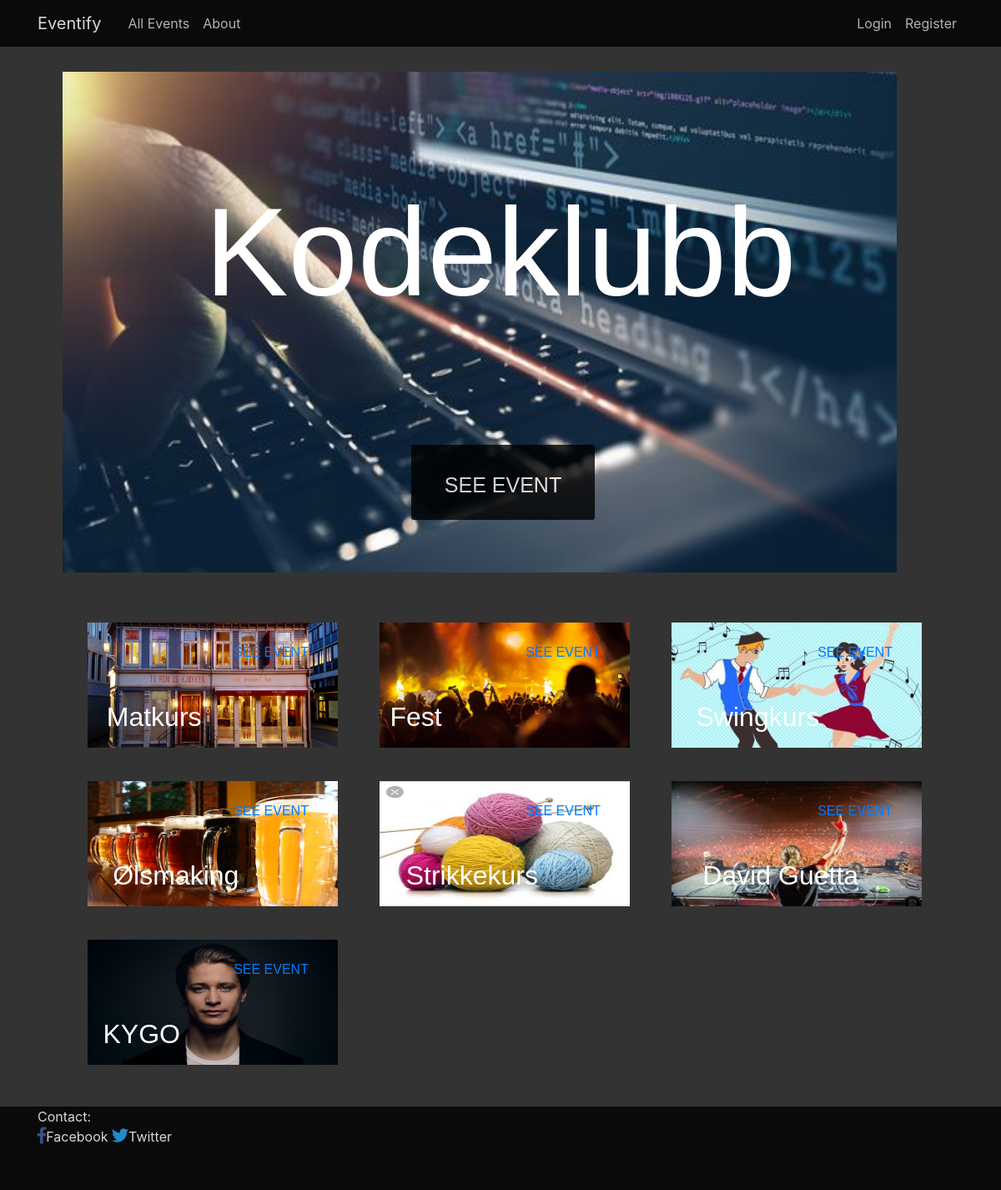
The page / on the database its author committed.
### event/models.py (models this page shows, shortened)
class Post(models.Model):
    title = models.CharField(max_length=100)
    date_posted = models.DateTimeField(default=timezone.now)
    author = models.ForeignKey(User, on_delete=models.CASCADE, null=True)
    co_authors = models.ManyToManyField(User, related_name='co_authors')
    attendees = models.ManyToManyField(User, related_name='attendees')
    waiting_list = models.ManyToManyField(User, related_name='waiting_list')
    start_date = models.DateTimeField(null=True, blank=True)
    end_date = models.DateTimeField(null=True, blank=True)
    attendance_limit = models.IntegerField(null=True, default=10000, blank=True)
    waiting_list_limit = models.IntegerField(null=True, default=0, blank=True)
    location = models.CharField(max_length=100, null=True)
    content = models.TextField()
    image = models.ImageField(default="default_event.jpg", upload_to="event_images", blank=True)
    is_private = models.BooleanField(default=False)
    invited = models.ManyToManyField(User, related_name="invited")
    class Meta:
       ordering = ['start_date']

### event/views.py (the view)
# urls.py: path('', EventListView.as_view(), name='event-home'),
class EventListView(ListView):  #Denne gjør at events vises på home i rekkefølge fra nyeste til eldste
    model = Post
    template_name = 'event/home.html' #<app>/<model>_<viewtype>.html
    context_object_name = 'events'
    ordering = ['-date_posted']
    def get_queryset(self):
        return Post.objects.filter(is_private=False).order_by('-date_posted')

### event/templates/event/home.html (shortened to what this page needs)
{% extends "event/base.html" %}
{% block content %}
<div class = "flex-container">
 {% for event in events %}
    {% if event == events.first %}
        <a href="{% url 'event-detail' event.id %}">
         <div class="backgroundimg" >
                <img src="{{ event.image.url }}" width="1000px" height="600px">
                <div class="overlay-text">
                    <p>{{ event.title }}</p>
                </div>
             <div class="overlay-text-ticket">
                {% if user.is_authenticated %}
                    {% if event.author == user or user in event.co_authors.all %}
                        <a href="{% url 'event-detail' event.id %}" type="submit"> <button class="button_header">EDIT EVENT</button></a>
                    {% else %}
                        <a href="{% url 'event-detail' event.id %}" type="submit"> <button class="button_header">JOIN EVENT</button></a>
                    {% endif %}
                {% else  %}
                    <a href="{% url 'event-detail' event.id %}" type="submit"> <button class="button_header">SEE EVENT</button></a>
                {% endif %}
            </div>
            </div>
        </a>
    {% else %}
        <article class="media content-section-event" >
            <div class="media-body-home">
                <a href="{% url 'event-detail' event.id %}"> <img src="{{ event.image.url }}" alt="" width="300px" height="150px" ></a>
                    <div class="overlay-text-event">
                <h2><a class="article-title" href="{% url 'event-detail' event.id %}" style="color:white;">{{ event.title }}</a></h2>
                    </div>
                <div class="overlay-text-ticket">
                        {% if user.is_authenticated %}
                             {% if event.author == user or user in event.co_authors.all %}
                                <a class="btn btn-see" href="{% url 'event-detail' event.id %}" type="submit"> EDIT EVENT</a>
                            {% else %}
                                <a class="btn btn-see" href="{% url 'event-detail' event.id %}" type="submit">JOIN EVENT</a>
                            {% endif %}
                        {% else  %}
                            <a class="btn join-see" href="{% url 'event-detail' events.first.id %}" type="submit">SEE EVENT</a>
                        {% endif %}
                </div>
            </div>
        </article>
    {% endif %}
    {% endfor %}
       </div>
{% endblock content %}

### event/static/event/main.css (style rules this page uses)
body { background: #fafafa; color: #333333; background-color: #333333; margin-top: 3.5rem; margin-outside: 0px; height: 100vh; }
h1, h2, h3, h4, h5, h6 { color: #444444; }
.button_header { position: absolute; top: 30%; left: 50%; transform: translate(190%, -170%); color: white; background: black; font-palette: dark; font: 25px comfortaa, sans-serif; width: 220px; height: 90px; border: none; text-align: center; padding-top: 8px; border-radius: 3px; opacity: .8; }
.content-section-event { padding: 10px 20px; width: 350px; }
.flex-container { display: flex; flex-flow: wrap; justify-content: space-between; padding: 30px; width: 100%; }
.backgroundimg { background-size: cover; background-position: center center; background-repeat: no-repeat; height: 80vh; width: 100%; }
.media-body-home { padding: 10px; text-align: center; }
.overlay-text { position: absolute; top: 20%; left: 50%; transform: translate(-50%, -50%); font-size: 150px; color: white; font-family: comfortaa, sans-serif; }
.overlay-text-event { position: absolute; transform: translate(20%, -120%); font-size: 150px; color: white; font-family: comfortaa, sans-serif; }
.overlay-text-ticket { position: absolute; transform: translate(140%, -350%); font-size: 20px; color: black; font-family: comfortaa, sans-serif; }
.article-title { color: black; }

### rows shown on the page
Post: image (picture), title "Kodeklubb", shows "SEE EVENT"
Post: image (picture), title "Matkurs", shows "SEE EVENT"
Post: image (placeholder picture), title "Fest", shows "SEE EVENT"
Post: image (picture), title "Swingkurs", shows "SEE EVENT"
Post: image (picture), title "Ølsmaking", shows "SEE EVENT"
Post: image (picture), title "Strikkekurs", shows "SEE EVENT"
Post: image (picture), title "David Guetta", shows "SEE EVENT"
Post: image (picture), title "KYGO", shows "SEE EVENT"
